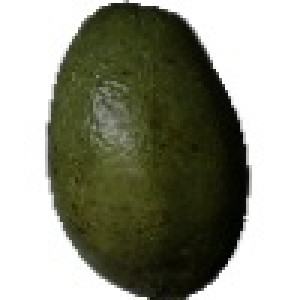
#> input picture Grupo1_Persona2/data/raw/aguacate/aguacate_a_038.jpg, 100 x 100 px (shown 3 times larger)
$ python -i detectar.py   (imports and definitions only)
#> lines starting #> are read from the running program, lines starting #| are printed output that depends on the picture; after the words box and inside, x2 and y2 are one past the last pixel; in counts of white or black regions, pixels touching at a corner belong together
#> in mascara_primer_plano, `lab = color.rgb2lab(rgb)`: lab: shape (100, 100, 3) float64; mean of channels 0, 1, 2 58.3, -3.4, 8.5
"""Deteccion de varias frutas en una misma foto y descuento por fruta podrida.

Idea: el SVM del proyecto clasifica UNA fruta por imagen. Para una foto con varias frutas
separadas sobre un fondo claro se hace lo siguiente, sin redes neuronales:
  1. Se estima el color del fondo con el borde de la foto (mediana en el espacio CIELAB).
  2. Todo pixel que se aleja del fondo es "fruta" (umbral de Otsu sobre la distancia de color).
     Las sombras casi no cambian el color, por eso pesan menos que la diferencia de tono.
  3. Morfologia (abrir, cerrar, rellenar huecos) y componentes conexos: cada mancha es una fruta.
     Si una mancha parece dos frutas pegadas (poco convexa), se separa con watershed.
  4. Cada fruta se recorta (cuadrado con margen), el fondo y las frutas vecinas se pintan de gris
     neutro para que el modelo vea solo la fruta, y se clasifica con el mismo modelo y las mismas caracteristicas de siempre (src/predict.py).
  5. Con la probabilidad de que la fruta este podrida se decide: normal, descuento o retirar.

Limitaciones: necesita fondo liso y claro y frutas que no se solapen mucho. Un fondo con
dibujos, frutas del mismo color del fondo o fotos con mucha sombra dura pueden fallar.
"""
from dataclasses import dataclass

import numpy as np
from PIL import Image, ImageDraw, ImageFont, ImageOps
from scipy import ndimage as ndi
from skimage import color, feature, filters, measure, morphology, segmentation

from src.predict import RAIZ, cargar_modelo, nombre_fruta, predecir
from src.preprocessing import cargar_imagen

RUTA_MODELO_DETECCION = RAIZ / "models" / "modelo_deteccion.pkl"
LADO_TRABAJO = 1024          # la foto se reduce a este lado mayor antes de analizarla
PESO_LUMINOSIDAD = 0.5       # las sombras cambian la luz, no el tono: pesan la mitad que el color
UMBRAL_DIST_MIN, UMBRAL_DIST_MAX = 9.0, 35.0   # limites del umbral de Otsu (distancia CIELAB)
AREA_MINIMA = 0.003          # una mancha menor a esta fraccion de la foto se descarta como ruido
MARGEN_RECORTE = 0.12        # margen alrededor de cada fruta al recortarla
FONDO_NEUTRO = (235, 235, 235)  # color con el que se reemplaza todo lo que no es la fruta en el recorte
SOLIDEZ_SEPARAR = 0.95       # por debajo, la mancha se intenta separar en frutas pegadas
CUELLO_MAXIMO = 0.75         # dos frutas pegadas solo se separan si el cuello mide < 75 % de la menor

UMBRAL_DESCUENTO = 0.40      # probabilidad de podrida desde la cual la fruta lleva descuento
UMBRAL_RETIRO = 0.80         # desde aqui no se vende: se retira del exhibidor
DESCUENTO_DEFECTO = 0.30     # descuento sugerido (fraccion del precio)

# Precios de ejemplo en pesos colombianos por unidad; la app permite editarlos.
PRECIO_UNIDAD_EJEMPLO = {"manzana": 1500, "banano": 600, "naranja": 800, "guayaba": 1000,
                         "fresa": 700, "uva": 2500, "granada": 2500, "azufaifa": 500}

ACCIONES = ("normal", "descuento", "retirar", "revisar")
COLORES_ACCION = {"normal": (46, 158, 91), "descuento": (230, 140, 20),
                  "retirar": (200, 40, 40), "revisar": (110, 110, 110)}


@dataclass
class Deteccion:
    """Una fruta encontrada en la foto."""
    caja: tuple            # (x0, y0, x1, y1) sobre la imagen de trabajo
    area: int              # pixeles de la mancha
    recorte: Image.Image   # recorte cuadrado que se le entrego al modelo
    resultado: dict        # salida de predecir()
    accion: str = "normal"  # normal | descuento | retirar | revisar


# [19 lines left out: functions cargar_modelo_deteccion, reducir, not called in this run]


def color_de_fondo(lab):
    """Mediana CIELAB del borde de la foto (3 % del lado menor)."""
    alto, ancho = lab.shape[:2]
#> alto = 100; ancho = 100
    b = max(2, int(0.03 * min(alto, ancho)))
#> b = 3
    borde = np.concatenate([lab[:b].reshape(-1, 3), lab[-b:].reshape(-1, 3),
                            lab[:, :b].reshape(-1, 3), lab[:, -b:].reshape(-1, 3)])
#> borde = 1200 rows, first 8: [100, -0.00245, 0.00465], [100, -0.00245, 0.00465], [100, -0.00245, 0.00465], [100, -0.00245, 0.00465], [100, -0.00245, 0.00465], [100, -0.00245, 0.00465], [100, -0.00245, 0.00465], [100, -0.00245, 0.00465]
    return np.median(borde, axis=0)


def mascara_primer_plano(rgb):
    """Mascara booleana: True donde hay fruta (todo lo que se aleja del color del fondo)."""
    lab = color.rgb2lab(rgb)
    d = lab - color_de_fondo(lab)
#> d: shape (100, 100, 3) float64; mean of channels 0, 1, 2 -41.7, -3.4, 8.5
    distancia = np.sqrt((PESO_LUMINOSIDAD * d[..., 0]) ** 2 + d[..., 1] ** 2 + d[..., 2] ** 2)
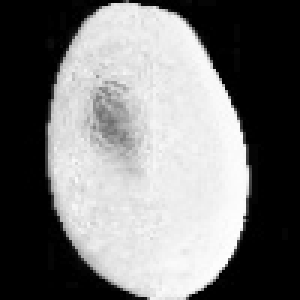
#> distancia: shape (100, 100) float64 (shown 3 times larger); min 0, max 49.9, mean 23.3; drawn with min black and max white
    distancia = filters.gaussian(distancia, sigma=1.5)
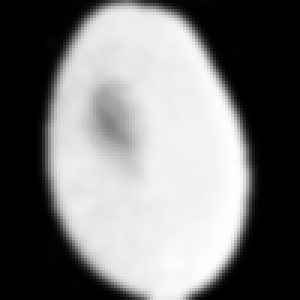
#> distancia: shape (100, 100) float64 (shown 3 times larger); min 0, max 49.11, mean 23.3; drawn with min black and max white
    if distancia.max() - distancia.min() < 1e-3:
        return np.zeros(distancia.shape, dtype=bool)
    umbral = float(np.clip(filters.threshold_otsu(distancia), UMBRAL_DIST_MIN, UMBRAL_DIST_MAX))
#> umbral = 22.35
    mascara = distancia > umbral
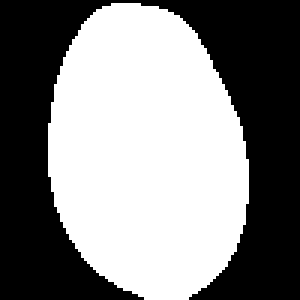
#> mascara: shape (100, 100) bool (shown 3 times larger); 52% white; 1 black region, box (x1, y1, x2, y2) and area: (0, 0, 100, 100) 4803
    escala = min(rgb.shape[:2]) / 400
#> escala = 0.25
    radio = max(1, int(round(2 * escala)))
#> radio = 1
    mascara = morphology.binary_opening(mascara, morphology.disk(radio))
    mascara = morphology.binary_closing(mascara, morphology.disk(2 * radio))
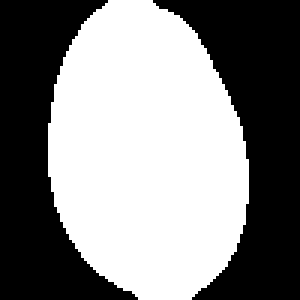
#> mascara: shape (100, 100) bool (shown 3 times larger); 52.2% white; 2 black regions, box (x1, y1, x2, y2) and area: (51, 0, 100, 100) 2491, (0, 0, 46, 100) 2285
    return ndi.binary_fill_holes(mascara)


# [34 lines left out: function separar_pegadas, not called in this run]


def segmentar_frutas(rgb, separar=True):
    """Lista de mascaras booleanas, una por fruta, ordenadas de izquierda a derecha."""
    mascara = mascara_primer_plano(rgb)
    etiquetas = measure.label(mascara)
    area_min = AREA_MINIMA * mascara.size
#> area_min = 30
    frutas = []
    for region in measure.regionprops(etiquetas):
        if region.area < area_min:
            continue
        propia = etiquetas == region.label
        if separar and region.solidity < SOLIDEZ_SEPARAR:
            frutas.extend(p for p in separar_pegadas(propia) if p.sum() >= area_min)
        else:
            frutas.append(propia)
#> this loop made 1 pass
#> after the loop, frutas = 1 item
    caja = lambda m: np.where(m.any(axis=0))[0][0]
    return sorted(frutas, key=caja)


# ------------------------------------------------------------------------------ recortes
# [136 lines left out: functions recortar_fruta, decidir_accion, extraer_recortes, detectar_frutas, resumir_escena, precio_final and 1 more, not called in this run]

>>> import cv2
>>> picture = cv2.cvtColor(cv2.imread('../Grupo1_Persona2/data/raw/aguacate/aguacate_a_038.jpg'), cv2.COLOR_BGR2RGB)
>>> result = segmentar_frutas(picture)
#> result = 1 item
